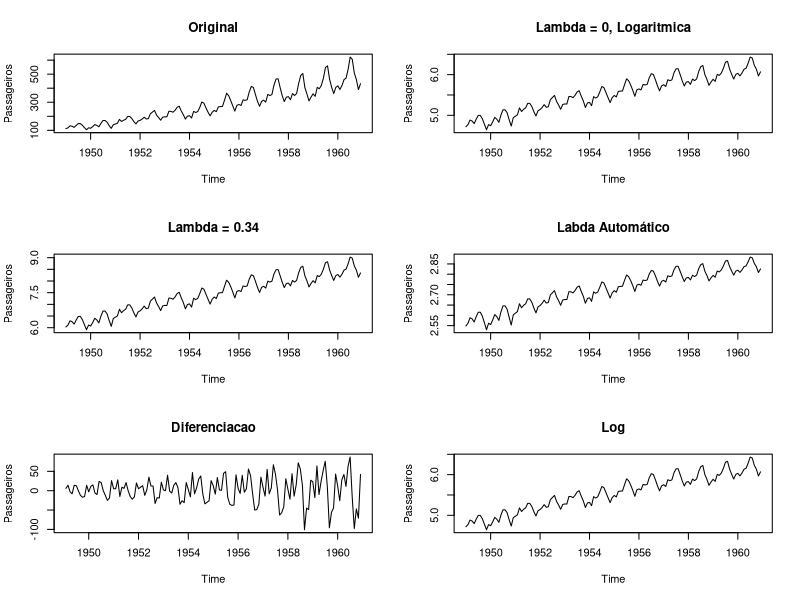
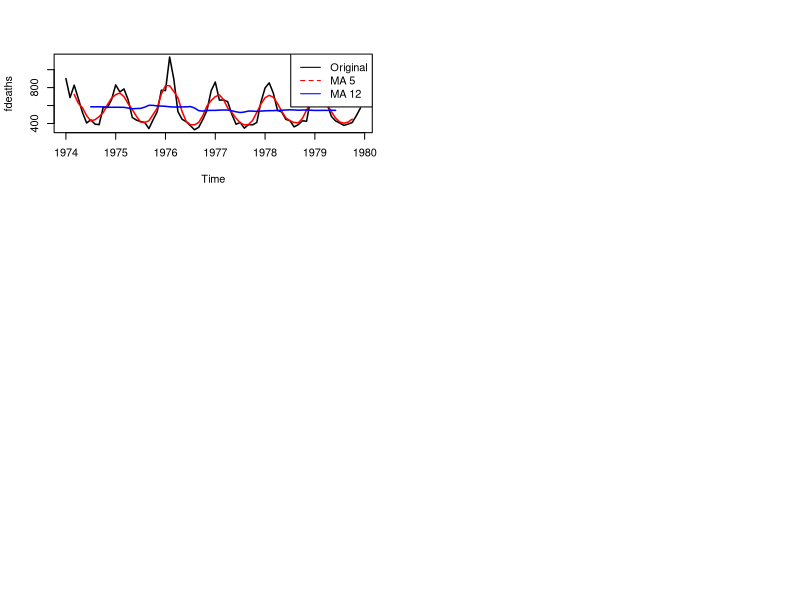
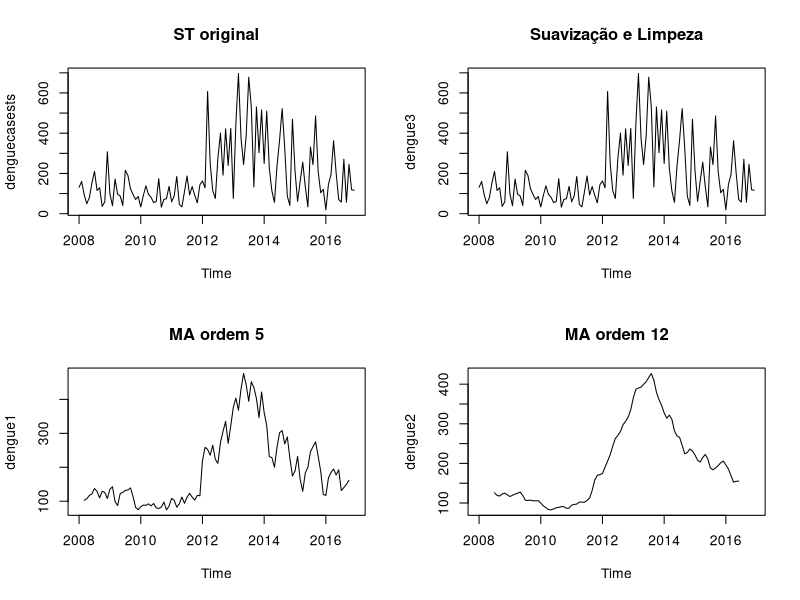
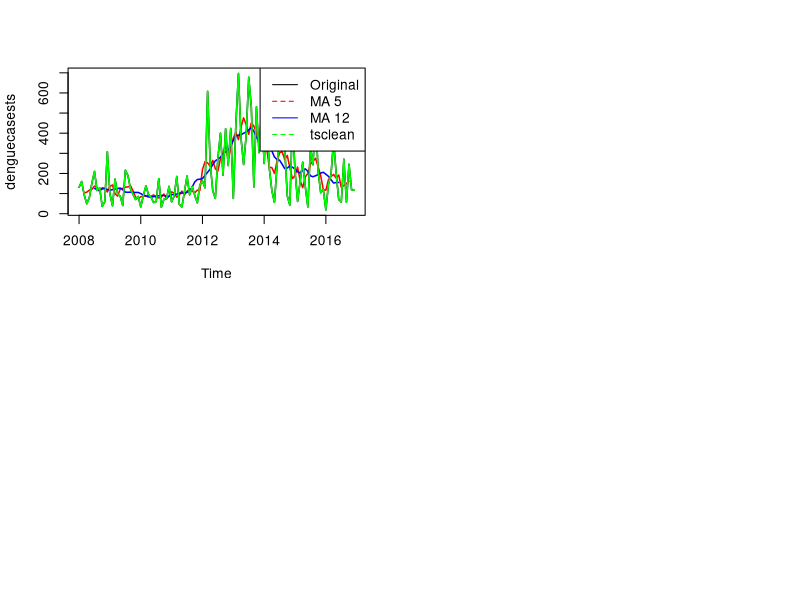
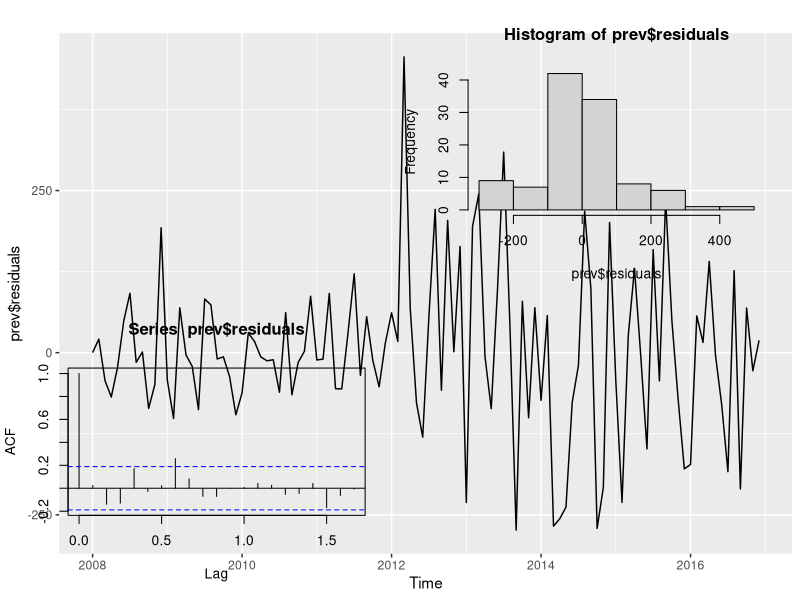
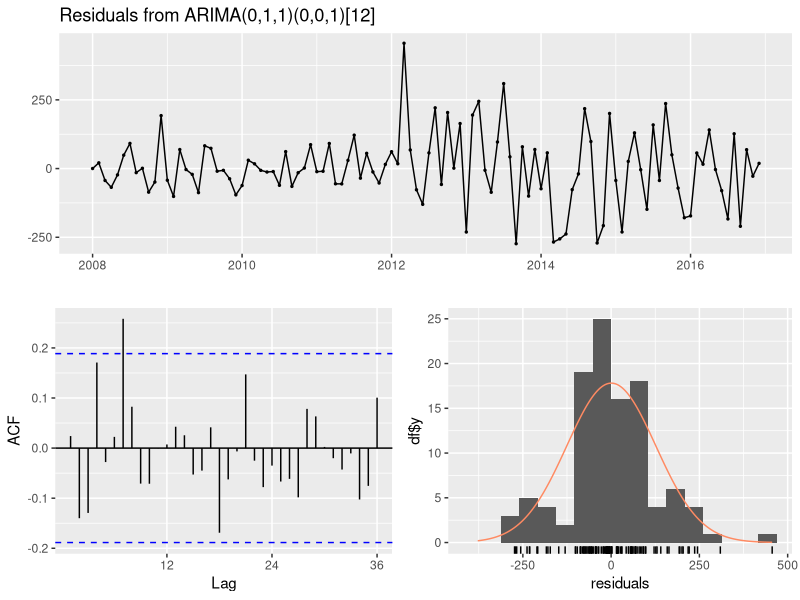

Source code (R) for these figures, in order:
## ---- chunk 1

library(forecast)

par(mfrow=c(3,2))

# Série original
plot(AirPassengers, ylab="Passageiros", main="Original")

# Lambda = 0, Logaritmica 
t1 = BoxCox(AirPassengers,lambda =0 )
plot(t1, ylab="Passageiros", main="Lambda = 0, Logaritmica")

# Lambda = 0.34 
t2 = BoxCox(AirPassengers,lambda =.1 )
plot(t2, ylab="Passageiros", main="Lambda = 0.34")

# Gera labda automático
lbd = BoxCox.lambda(AirPassengers)
# print(lbd)
t3 = BoxCox(AirPassengers,lambda =lbd )
plot(t3, ylab="Passageiros", main="Labda Automático")

# Diferenciacao 
t4 = diff(AirPassengers)
plot(t4, ylab="Passageiros", main="Diferenciacao")

# Logaritmo 
t5 = log(AirPassengers)
plot(t5, ylab="Passageiros", main="Log")


## ---- chunk 2

    # Calculando a media movel com ordem 5
    fdeaths2 = ma(fdeaths, order = 5 )
    
    # Calculando a media movel com ordem 12
    fdeaths3 = ma(fdeaths,order=12)
    
    # Comparando 
    plot(fdeaths, lwd=1.5) 
    lines(fdeaths2, lwd=1.5, col="red")
    lines(fdeaths3, lwd=1.5, col="blue")
   
    #legenda
    legend("topright",legend=c("Original","MA 5","MA 12"), col = c("black","red","blue"), lty=1:2, cex=1)
    
    
## ---- chunk 3
setwd("~/Documentos/cursos_ecologicos_2019/dados")
dengue_original=read.csv("denguecases2.csv")
denguecasests=ts(dengue_original$Dengue_Cases,start=c(2008,1),end=c(2016,12),frequency=12)

par(mfrow=c(2,2))
plot(denguecasests, main="ST original")
#Função do pacote forecast que é utilizado para suavização e limpeza de outliers
dengue3 = tsclean(denguecasests)
plot(dengue3, main="Suavização e Limpeza")
# Média móvel de ordem = 5
dengue1 = ma(denguecasests, order = 5 )
plot(dengue1, main="MA ordem 5")
# Média móvel de ordem = 12
dengue2 = ma(denguecasests,order=12)
plot(dengue2, main="MA ordem 12")


## ---- chunk 4
plot(denguecasests, lwd=1.5)
lines(dengue1, lwd=1.5, col="red")
lines(dengue2, lwd=1.5, col="blue")
lines(dengue3, lwd=1.5, col="green")
#legenda
legend("topright",legend=c("Original","MA 5","MA 12","tsclean"), col = c("black","red","blue","green"), lty=1:2, cex=1)

## ---- chunk 5

prev = auto.arima(denguecasests)
head(prev$residuals)

#analisando os residuais
autoplot(prev$residuals)
hist(prev$residuals)
var(prev$residuals,na.rm = T)
mean(as.vector(prev$residuals),na.rm = T)

## ---- chunk 6

#acf 
acf(prev$residuals, na.action = na.pass)
#funcao especial para checar residuais
checkresiduals(prev)
#teste de normalidade
shapiro.test(prev$residuals)

